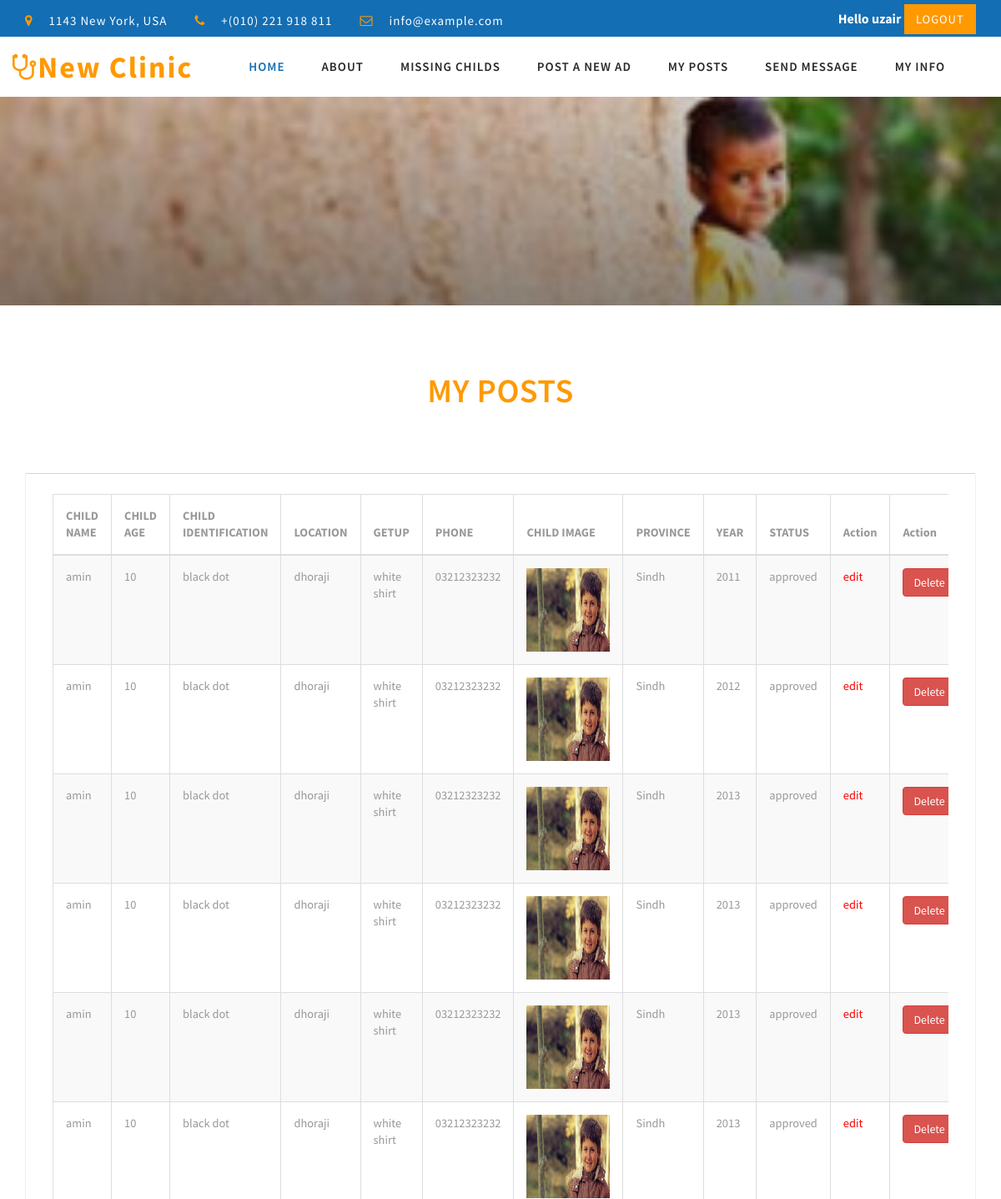
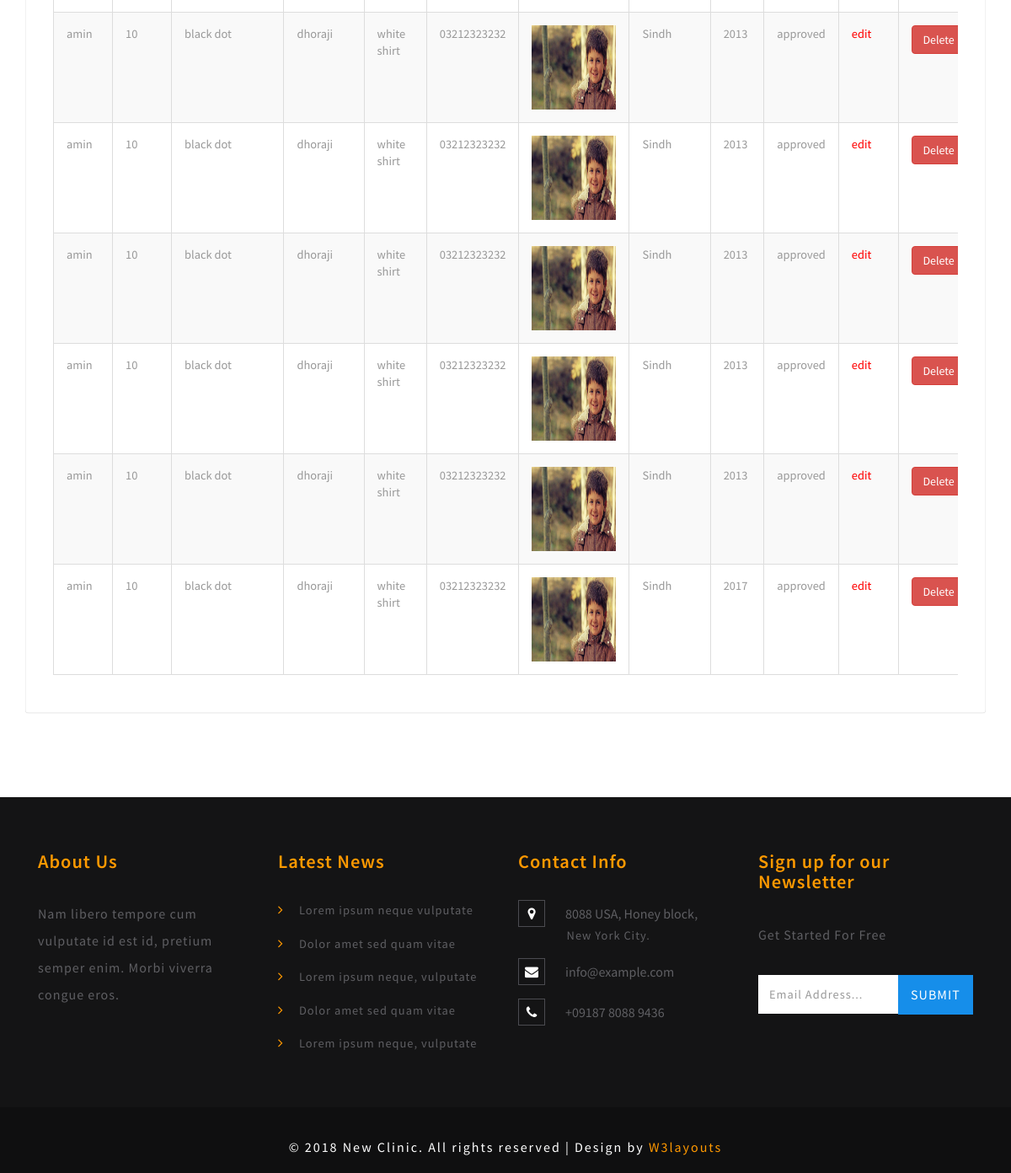
The app's page /my_posts.php (signed in) with its own data (2 pictures, top to bottom).
### tables this page shows
CREATE TABLE IF NOT EXISTS `person` (
  `p_id` int(11) NOT NULL AUTO_INCREMENT,
  `p_name` varchar(50) NOT NULL,
  `p_gender` varchar(10) NOT NULL,
  `p_phone` varchar(11) NOT NULL,
  `p_address` varchar(100) NOT NULL,
  `p_email` varchar(100) NOT NULL,
  `password` varchar(100) NOT NULL,
  `p_lname` varchar(50) NOT NULL,
  `city` varchar(25) NOT NULL,
  `province` varchar(25) NOT NULL,
  `status` int(11) NOT NULL,
  PRIMARY KEY (`p_id`)
);

CREATE TABLE IF NOT EXISTS `missing_child` (
  `m_id` int(11) NOT NULL AUTO_INCREMENT,
  `m_name` varchar(100) NOT NULL,
  `m_age` int(11) NOT NULL,
  `m_identification` varchar(100) NOT NULL,
  `m_location` varchar(500) NOT NULL,
  `m_getup` varchar(500) NOT NULL,
  `m_phone` varchar(11) NOT NULL,
  `m_child_image` varchar(100) NOT NULL,
  `user_id` int(11) NOT NULL,
  `status` int(11) NOT NULL,
  `province` varchar(100) NOT NULL,
  `year` int(11) NOT NULL,
  PRIMARY KEY (`m_id`)
);

### my_posts.php (the view, shortened to what this page needs)
<!DOCTYPE html>
<html>
<head>
	<link href="css/bootstrap.css" rel="stylesheet" type="text/css" media="all" />
	<link href="css/style.css" rel="stylesheet" type="text/css" media="all" />
	<link href="css/appointment_style.css" rel="stylesheet" type="text/css" media="all" />
	<link rel="stylesheet" href="css/lightbox.css">
	<link href="css/font-awesome.css" rel="stylesheet">
</head>
<body>
	<?php include('header.php') ; ?>
<div class="banner_inner_content_agile_w3l">
</div>
	<div class="gallery">
		<h2 class="heading-agileinfo">My Posts</h2>
		<div class="container">
			<div class="gallery-grids">
   <div class="row">
                <div class="col-md-12">
                    <div class="panel panel-default">
                        <div class="panel-body">
                            <div class="table-responsive">
                                <table class="table table-striped table-bordered table-hover" id="dataTables-example">
                                    <thead>
                                        <tr>
                                            <th>CHILD NAME</th>
                                            <th>CHILD AGE</th>
                                            <th>CHILD IDENTIFICATION</th>
                                            <th>LOCATION</th>
                                            <th>GETUP</th>
                                                 <th>PHONE</th>
                                                      <th>CHILD IMAGE</th>
                                                              <th>PROVINCE</th>
                                                                <th>YEAR</th>
                                                           <th>STATUS</th>
                                                              <th>Action</th>
<th>Action</th>
                                        </tr>
                                    </thead>
                                    <tbody>
                                    <?php
                                    include 'config.php' ;
                                  $user_id = $_SESSION['ada'] ;
                        $query = "select * from missing_child where user_id = '$user_id'" ;
                        if($result = $conn->query($query))
                        {
                            while ($row = $result->fetch_assoc()) {
                         ?>
                            <tr class="odd gradeX">
                                            <td><?php echo $row['m_name']  ?></td>
                                            <td><?php echo $row['m_age'] ?></td>
                                            <td class="center"><?php echo $row['m_identification'] ?></td>
             <td class="center"><?php echo $row['m_location'] ?></td>
                          <td class="center"><?php echo $row['m_getup'] ?></td>
             <td class="center"><?php echo $row['m_phone'] ?></td>
                                            <td >
                                    <img style="height: 100px; width:100px" src="missing_child/<?php echo $row['m_child_image'] ?>"></td>
       <td class="center"><?php echo $row['province'] ?></td>
       <td class="center"><?php echo $row['year'] ?></td>
                                                 <td class="center"><?php  if($row['status'] == '2'){echo 'pending';} else if($row['status'] == '1'){echo 'approved';} else{echo 'not approved';} ?></td>
       <td class="center"><a href="child_edit.php?chi=<?php echo $row['m_id'] ?>">edit</a></td>
         <td><a href="my_posts.php?ede=<?php echo $row['m_id'] ?>" name="n_approve" class="btn btn-danger" onclick="return confirm('Are you sure?')">Delete</a></td>
                                        </tr>
                         <?php
                            }
                        }
                        ?>
                                    </tbody>
                                </table>
                            </div>
                        </div>
                    </div>
        </div>
    </div>
			</div>
		</div>
	</div>
	<div class="footer_top_agile_w3ls">
		<div class="container">
			<div class="col-md-3 footer_grid">
				<h3>About Us</h3>
				<p>Nam libero tempore cum vulputate id est id, pretium semper enim. Morbi viverra congue eros.
				</p>
			</div>
			<div class="col-md-3 footer_grid">
				<h3>Latest News</h3>
				<ul class="footer_grid_list">
					<li><i class="fa fa-angle-right" aria-hidden="true"></i>
						<a href="#" data-toggle="modal" data-target="#myModal">Lorem ipsum neque vulputate </a>
					</li>
					<li><i class="fa fa-angle-right" aria-hidden="true"></i>
						<a href="#" data-toggle="modal" data-target="#myModal">Dolor amet sed quam vitae</a>
					</li>
					<li><i class="fa fa-angle-right" aria-hidden="true"></i>
						<a href="#" data-toggle="modal" data-target="#myModal">Lorem ipsum neque, vulputate </a>
					</li>
					<li><i class="fa fa-angle-right" aria-hidden="true"></i>
						<a href="#" data-toggle="modal" data-target="#myModal">Dolor amet sed quam vitae</a>
					</li>
					<li><i class="fa fa-angle-right" aria-hidden="true"></i>
						<a href="#" data-toggle="modal" data-target="#myModal">Lorem ipsum neque, vulputate </a>
					</li>
				</ul>
			</div>
			<div class="col-md-3 footer_grid">
				<h3>Contact Info</h3>
				<ul class="address">
					<li><i class="fa fa-map-marker" aria-hidden="true"></i>8088 USA, Honey block, <span>New York City.</span></li>
					<li><i class="fa fa-envelope" aria-hidden="true"></i><a href="mailto:info@example.com">info@example.com</a></li>
					<li><i class="fa fa-phone" aria-hidden="true"></i>+09187 8088 9436</li>
				</ul>
			</div>
			<div class="col-md-3 footer_grid ">
				<h3>Sign up for our Newsletter</h3>
				<p>Get Started For Free</p>
				<div class="footer_grid_right">
					<form action="#" method="post">
						<input type="email" name="Email" placeholder="Email Address..." required="">
						<input type="submit" value="Submit">
					</form>
				</div>
			</div>
			<div class="clearfix"> </div>
		</div>
	</div>
	<div class="footer_wthree_agile">
		<p>© 2018 New Clinic. All rights reserved | Design by <a href="http://w3layouts.com">W3layouts</a></p>
	</div>
</body>
</html>

### header.php (shortened to what this page needs)
<div class="header" id="home">
		<div class="top_menu_w3layouts">
<div class="container">
			<div class="header_left">
				<ul>
					<li><i class="fa fa-map-marker" aria-hidden="true"></i> 1143 New York, USA</li>
					<li><i class="fa fa-phone" aria-hidden="true"></i> +(010) 221 918 811</li>
					<li><i class="fa fa-envelope-o" aria-hidden="true"></i> <a href="mailto:info@example.com">info@example.com</a></li>
				</ul>
			</div>
			<div class="header_right">
				<ul class="forms_right">
					<?php
					include('config.php') ;
                  if(!isset($_SESSION['ada']))
                  {
                ?>
	<li><a href="reg.php"> Register</a> </li>
	<li><a href="login.php"> Login</a> </li>
                <?php
                  }
                  else
                  {
                $i = $_SESSION['ada'] ;
                $que = "select * from person where p_id = '$i'" ;
                $resy = $conn->query($que) ;
                $rowa = $resy->fetch_assoc() ;
                $namy = $rowa['p_name'] ;
                  	?>
<li style="color: white"><strong>Hello <?php echo $namy; ?></strong></li>
	<li><a href="index.php?logout=1"> logout</a> </li>
                  	<?php
                  }
					?>
				</ul>
			</div>
			<div class="clearfix"> </div>
			</div>
		</div>
		<div class="content white">
			<nav class="navbar navbar-default" role="navigation">
				<div class="container">
					<div class="navbar-header">
						<a class="navbar-brand" href="index.php">
							<h1><span class="fa fa-stethoscope" aria-hidden="true"></span>New Clinic </h1>
						</a>
					</div>
					<div class="collapse navbar-collapse" id="bs-example-navbar-collapse-1">
						<nav>
							<ul class="nav navbar-nav">
								<li><a href="index.php" class="active">Home</a></li>
								<li><a href="about.php">About</a></li>
										<li><a href="all_posts.php">Missing Childs</a></li>
								<?php
                                if(isset($_SESSION['ada']))
                                {
?>
 	<li><a href="add_post.php">Post a new ad</a></li>
						    		<li><a href="my_posts.php">My Posts</a></li>
						    			<li><a href="send.php">Send Message</a></li>
						    				<li><a href="user_edit.php">My Info</a></li>
 <?php
                                }
								?>
							</ul>
						</nav>
					</div>
				</div>
			</nav>
		</div>
	</div>

### css/appointment_style.css (style rules this page uses)
body { padding: 0; margin: 0; font-family: 'Source Sans Pro', sans-serif; }
body a { color:red; transition: 0.5s all; -webkit-transition: 0.5s all; -moz-transition: 0.5s all; -o-transition: 0.5s all; -ms-transition: 0.5s all; text-decoration: none; }
input[type="button"], input[type="submit"] { transition: 0.5s all; -webkit-transition: 0.5s all; -moz-transition: 0.5s all; -o-transition: 0.5s all; -ms-transition: 0.5s all; }
h1, h2, h3, h4, h5, h6 { margin: 0; padding: 0; font-family: 'Source Sans Pro', sans-serif; }
p { margin: 0; }
ul { margin: 0; padding: 0; }
li { list-style-type:none; }
input[type="submit"] { display: block; margin: auto; padding: 10px 25px; margin-top: 25px; background-color: #146eb4; color: white; border:none; outline:none; text-transform: uppercase; letter-spacing: 1px; outline: 0; cursor: pointer; }
input[type="email"] { padding: 7px; background-color: rgba(216, 216, 216, 0.63); border: 0; width: 99%; color: #0f0e10; }

### css/lightbox.css (style rules this page uses)
body:after { content: url(../images/close.png) url(../images/prev.png) url(../images/next.png); display: none; }

### records on screen
person: p_name "uzair"
missing_child: m_name "amin", m_age "10", m_identification "black dot", m_location "dhoraji", m_getup "white shirt", m_phone "03212323232", m_child_image (picture), province "Sindh", year "2011", status "approved"
missing_child: m_name "amin", m_age "10", m_identification "black dot", m_location "dhoraji", m_getup "white shirt", m_phone "03212323232", m_child_image (picture), province "Sindh", year "2012", status "approved"
missing_child: m_name "amin", m_age "10", m_identification "black dot", m_location "dhoraji", m_getup "white shirt", m_phone "03212323232", m_child_image (picture), province "Sindh", year "2013", status "approved"
missing_child: m_name "amin", m_age "10", m_identification "black dot", m_location "dhoraji", m_getup "white shirt", m_phone "03212323232", m_child_image (picture), province "Sindh", year "2013", status "approved"
missing_child: m_name "amin", m_age "10", m_identification "black dot", m_location "dhoraji", m_getup "white shirt", m_phone "03212323232", m_child_image (picture), province "Sindh", year "2013", status "approved"
missing_child: m_name "amin", m_age "10", m_identification "black dot", m_location "dhoraji", m_getup "white shirt", m_phone "03212323232", m_child_image (picture), province "Sindh", year "2013", status "approved"
missing_child: m_name "amin", m_age "10", m_identification "black dot", m_location "dhoraji", m_getup "white shirt", m_phone "03212323232", m_child_image (picture), province "Sindh", year "2013", status "approved"
missing_child: m_name "amin", m_age "10", m_identification "black dot", m_location "dhoraji", m_getup "white shirt", m_phone "03212323232", m_child_image (picture), province "Sindh", year "2013", status "approved"
missing_child: m_name "amin", m_age "10", m_identification "black dot", m_location "dhoraji", m_getup "white shirt", m_phone "03212323232", m_child_image (picture), province "Sindh", year "2013", status "approved"
missing_child: m_name "amin", m_age "10", m_identification "black dot", m_location "dhoraji", m_getup "white shirt", m_phone "03212323232", m_child_image (picture), province "Sindh", year "2013", status "approved"
missing_child: m_name "amin", m_age "10", m_identification "black dot", m_location "dhoraji", m_getup "white shirt", m_phone "03212323232", m_child_image (picture), province "Sindh", year "2013", status "approved"
missing_child: m_name "amin", m_age "10", m_identification "black dot", m_location "dhoraji", m_getup "white shirt", m_phone "03212323232", m_child_image (picture), province "Sindh", year "2017", status "approved"
